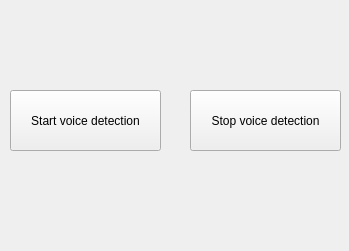
<?xml version="1.0" encoding="UTF-8"?>
<ui version="4.0">
 <class>Form</class>
 <widget class="QWidget" name="Form">
  <property name="geometry">
   <rect>
    <x>0</x>
    <y>0</y>
    <width>349</width>
    <height>251</height>
   </rect>
  </property>
  <property name="windowTitle">
   <string>Form</string>
  </property>
  <widget class="QPushButton" name="pushButton">
   <property name="geometry">
    <rect>
     <x>190</x>
     <y>90</y>
     <width>151</width>
     <height>61</height>
    </rect>
   </property>
   <property name="text">
    <string>Stop voice detection</string>
   </property>
  </widget>
  <widget class="QPushButton" name="pushButton_2">
   <property name="geometry">
    <rect>
     <x>10</x>
     <y>90</y>
     <width>151</width>
     <height>61</height>
    </rect>
   </property>
   <property name="text">
    <string>Start voice detection</string>
   </property>
  </widget>
 </widget>
 <resources/>
 <connections/>
 <slots>
  <slot>start_detection()</slot>
  <slot>stop_detection()</slot>
 </slots>
</ui>
